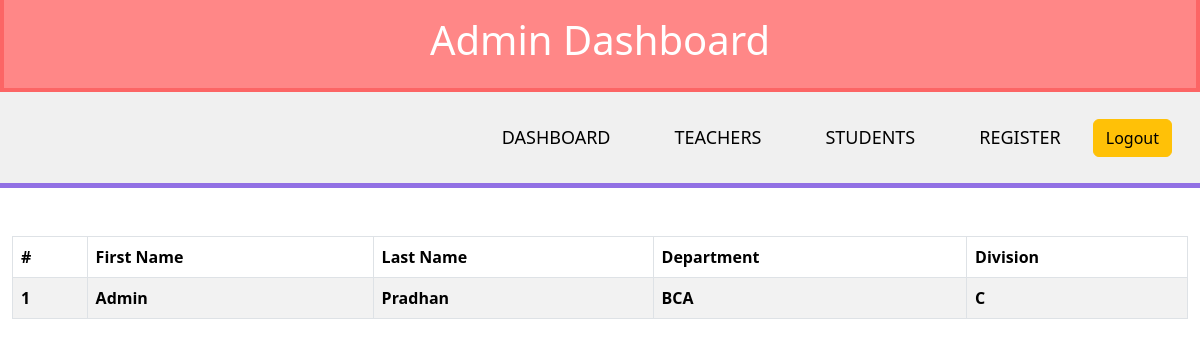
The page /admin-s/ (signed in) on the database its author committed.
### main/models.py (models this page shows, shortened)
class Accounts(AbstractBaseUser):
    first_name = models.CharField(max_length=12)
    last_name = models.CharField(max_length=12)
    department = models.CharField(
        max_length=12, blank=True, choices=STUDENT_DEPARTMENT, default="BCA")
    division = models.CharField(max_length=12, blank=True)
    phone_number = models.CharField(max_length=12, unique=True)
    is_active = models.BooleanField(default=True)
    is_admin = models.BooleanField(default=False)
    is_staff = models.BooleanField(default=False)
    USERNAME_FIELD = "phone_number"
    objects = manager.CustomBaseManager()

### main/views.py (the view)
# urls.py: path('admin-s/', views.Admin_dashboard_student, name="admin_dashboard_student"),
def Admin_dashboard_student(request):
    if request.user.is_staff and request.user.is_admin:
        students = models.Accounts.objects.all()
        return render(request, 'main/admin-student-list.html', locals())
    else:
        raise ValueError("You're not permitted to enter here...")

### main/templates/main/admin-student-list.html (shortened to what this page needs)
{% extends "main/base.html" %}
{% load static %}
{% load crispy_forms_tags %}
{% block body %}
<main>
  <div class="container-fluid">
    <div class="row">
      <div class="container-fluid student-title-bg p-3 me-3">
        <h1 class="student-heading text-center">Admin Dashboard</h1>
      </div>
    </div>
      {% include "main/admin-navigation.html" %}
    <div class="row"><div class="container my-5">
      <table class="table table-striped table-bordered">
        <thead>
          <tr>
            <th scope="col">#</th>
            <th scope="col">First Name</th>
            <th scope="col">Last Name</th>
            <th scope="col">Department</th>
            <th scope="col">Division</th>
          </tr>
        </thead>
        <tbody>
          {% for student in students %}
          {% if not student.is_admin and not student.is_staff %}
          <tr>
            <th scope="row">{{ forloop.counter }}</th>
            <th scope="col">{{ student.first_name }}</th>
            <th scope="col">{{ student.last_name }}</th>
            <th scope="col">{{ student.department }}</th>
            <th scope="col">{{ student.division }}</th>
          </tr>
          {% endif %}
          {% endfor %}
        </tbody>
      </table></div>
    </div>
  </div>
</main>
{% endblock body %}

### main/static/main/css/custom.css (style rules this page uses)
.student-title-bg { color: white; background-color: #ff8787; border: 4px solid #fc6565; border-top: 0; }

### rows shown on the page
Accounts: first_name "Admin", last_name "Pradhan", department "BCA", division "C"
